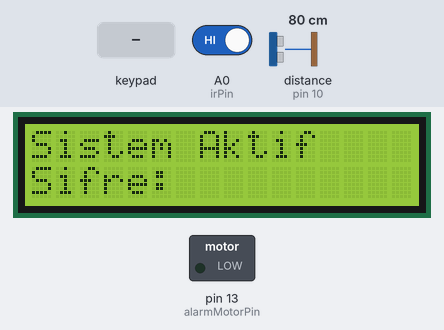
Simulated run of this sketch. Board: Arduino Uno, built with avr-gcc and run on an emulated ATmega328P. Shown: 16×2 character LCD, switched loads named in the sketch (green lamp = pin HIGH). Wiring (inferred from the names in the program): ultrasonic range finder: trigger pin 9; echo pin 10. The inputs (shaded band) are chosen by the test bench; at power-on: distance to the obstacle (sensor on pin 10) 80 cm, A0 (irPin) HIGH. The echo pulse lasts 58.3 µs per cm; pins used as bus, display or sensor lines are not drawn.

Above: at 1.2 s.
1.3 s: distance to the obstacle (sensor on pin 10) set to 33 cm
2.8 s: distance to the obstacle (sensor on pin 10) set to 27 cm
At 4.0 s:
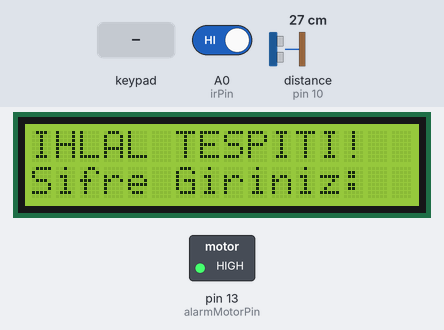
4.3 s: keypad keys 1 3 9 7 # pressed 0.4 s apart
At 8.1 s:
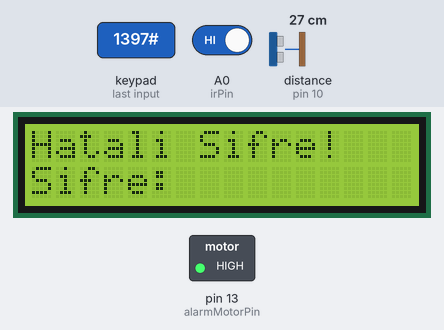
8.4 s: key '1' pressed
At 9.2 s:
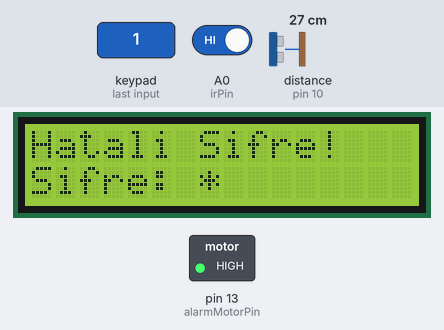
9.9 s: keypad keys 1 2 3 4 A pressed 0.4 s apart
At 12.9 s:
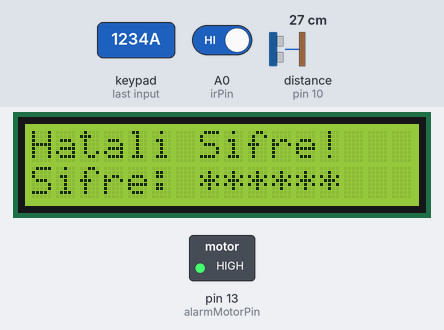
13.4 s: key '2' pressed
At 14.2 s:
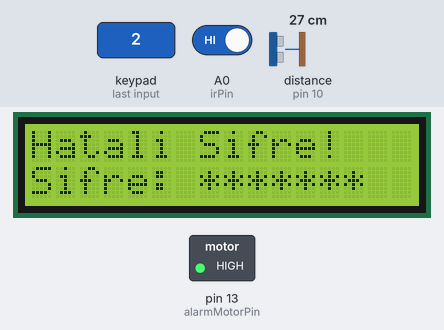
Timing chart, 0 to 15.9 s (numbered marks = the images above; inputs shaded):
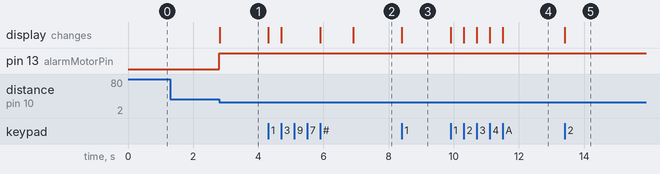

Measured:
- the behaviour switches between 31 and 30 cm on distance to the obstacle (sensor on pin 10) (found by bisection; images 0 and 1)
- after the input at 1.3 s, every drawn part: stays the same
- after the input at 2.8 s, pin 13 (alarmMotorPin): LOW → HIGH at once; the display: changes at once (image 1)
- after the input at 4.3 s, the display: first changes at once (image 2 shows a later state)
- after the input at 8.4 s, the display: changes at once (image 3)
- after the input at 9.9 s, the display: first changes at once (image 4 shows a later state)
- after the input at 13.4 s, the display: changes at once (image 5)

The sketch:

akilli_hirsiz_takip.ino
```cpp
#include <Keypad.h>
#include <LiquidCrystal.h>

// LCD Pinleri: RS, E, D4, D5, D6, D7
LiquidCrystal lcd(12, 11, 5, 4, 3, 2);

// Ultrasonik Mesafe Sensörü (HC-SR04)
const int trigPin = 9;
const int echoPin = 10;

// IR Alıcı ve Motor/Fan Alarm Çıkışı
const int irPin = A0;
const int alarmMotorPin = 13;

// Keypad Ayarları
const byte SATIR = 4;
const byte SUTUN = 4;
char tuslar[SATIR][SUTUN] = {
  {'1','2','3','A'},
  {'4','5','6','B'},
  {'7','8','9','C'},
  {'*','0','#','D'}
};
byte satirPinleri[SATIR] = {A1, A2, A3, A4};
byte sutunPinleri[SUTUN] = {6, 7, 8, A5};

Keypad keypad = Keypad(makeKeymap(tuslar), satirPinleri, sutunPinleri, SATIR, SUTUN);

String dogruSifre = "1234";
String girilenSifre = "";
bool sistemAktif = true;
bool alarmCalisiyor = false;

void setup() {
  pinMode(trigPin, OUTPUT);
  pinMode(echoPin, INPUT);
  pinMode(irPin, INPUT);
  pinMode(alarmMotorPin, OUTPUT);

  lcd.begin(16, 2);
  lcd.print("Sistem Aktif");
  lcd.setCursor(0, 1);
  lcd.print("Sifre: ");
}

long mesafeOlc() {
  digitalWrite(trigPin, LOW);
  delayMicroseconds(2);
  digitalWrite(trigPin, HIGH);
  delayMicroseconds(10);
  digitalWrite(trigPin, LOW);
  long sure = pulseIn(echoPin, HIGH);
  return sure * 0.034 / 2;
}

void loop() {
  char tus = keypad.getKey();

  if (tus) {
    if (tus == '#') {
      if (girilenSifre == dogruSifre) {
        sistemAktif = !sistemAktif;
        alarmCalisiyor = false;
        digitalWrite(alarmMotorPin, LOW);
        lcd.clear();
        lcd.print(sistemAktif ? "Sistem Aktif" : "Sistem Devre Disi");
      } else {
        lcd.clear();
        lcd.print("Hatali Sifre!");
        delay(1000);
      }
      girilenSifre = "";
      lcd.setCursor(0, 1);
      lcd.print("Sifre:          ");
      lcd.setCursor(7, 1);
    } else if (tus == '*') {
      girilenSifre = "";
      lcd.setCursor(7, 1);
      lcd.print("         ");
      lcd.setCursor(7, 1);
    } else {
      girilenSifre += tus;
      lcd.print("*");
    }
  }

  if (sistemAktif && !alarmCalisiyor) {
    long mesafe = mesafeOlc();
    int irDurum = digitalRead(irPin);

    if ((mesafe > 0 && mesafe < 30) || irDurum == LOW) {
      alarmCalisiyor = true;
      digitalWrite(alarmMotorPin, HIGH);
      lcd.clear();
      lcd.print("IHLAL TESPITI!");
      lcd.setCursor(0, 1);
      lcd.print("Sifre Giriniz:");
    }
  }
}
```
